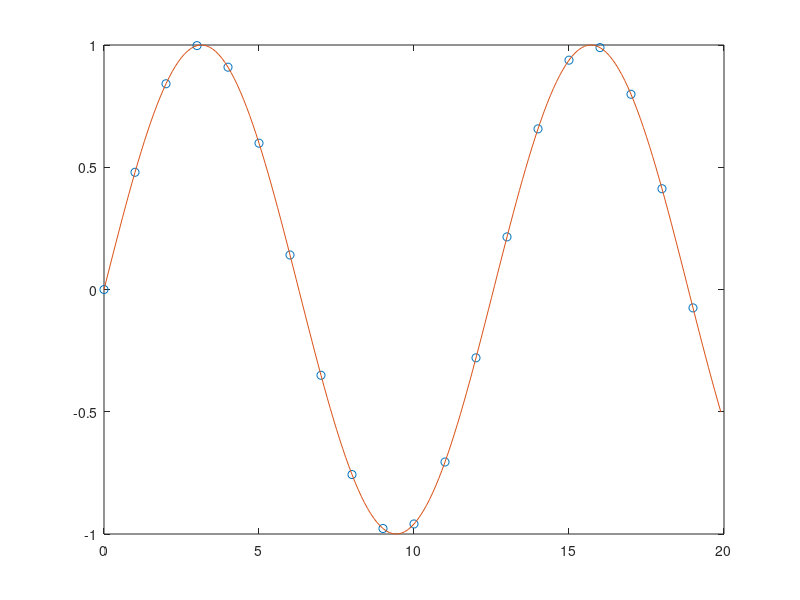

Recreate this plot in MATLAB. (Note: this script raises an error after producing the figure.)
clc; clear all; clear time_plot; clear fft_plot; clear functions;

% Specify plot parameters
txtsize=10;
ltxtsize=9;
pwidth=4;
pheight=4;
pxoffset=0.65;
pyoffset=0.5;
markersize=5;
inc=20;
start = 1;
bits=3;
mult = 10;

Fs1 = 10*2*pi;
% Create data streams
tanalog = 0:1/(Fs1*mult):100-(1/(Fs1*mult));   % Time index vector
tdigital = 0:1/(Fs1):100-(1/Fs1); 
sin_analog = sin(5*tanalog*2*pi);         % Generation of sinusoidal signal
sin_digital = sin(5*tdigital*2*pi);  
sin_quantized = (floor(sin_analog*(2^bits)))/(2^bits);
sin_sample = downsample(sin_quantized, mult);
sin_time_sample = zeros(1,length(tdigital));

for i = 0:length(sin_sample)-1;
    for j = 1:mult
        sin_time_sample(i*mult + j) = sin_sample(i+1);
    end
end

figure(1);
plot(tdigital(1:inc)*Fs1, sin_digital(1:inc), 'o', ...
    tanalog(1:inc*mult)*Fs1, sin_analog(1:inc*mult));
time_plot(1, inc, txtsize, ltxtsize, pwidth, pheight, pxoffset, pyoffset, ...
    markersize, {'Analog', 'Sinusoidal Signal : Time domain'});

figure(2);
plot(tanalog(1:inc*mult)*Fs1, sin_quantized(1:inc*mult), ...
    tdigital(1:inc)*Fs1, sin_sample(1:inc), 'o');
time_plot(1, inc, txtsize, ltxtsize, pwidth, pheight, pxoffset, pyoffset, ...
    markersize, {'Quanitized', 'Sinusoidal Signal : Time domain'});

figure(3);
stairs(tdigital(1:inc)*Fs1, sin_sample(1:inc), '-o');
time_plot(1, inc, txtsize, ltxtsize, pwidth, pheight, pxoffset, pyoffset, ...
    markersize, {'Sampled', 'Sinusoidal Signal : Time domain'});

figure(4);
fft_plot(sin_time_sample, 1, mult, txtsize, ltxtsize, pwidth, pheight, ...
    pxoffset,  pyoffset, markersize, ...
    {'Sampled', 'Sinusoidal Signal : Fourier domain'}, '$f_s$');

% takes in of time domain vector, and provides
% output of FFT in dBFS (full scale)
function out = do_fft(in)
    L = length (in); % Window Length of FFT
    in_HannWnd = in' .* hanning(L ,'periodic');
    out = 20*(log10(abs(fftshift(fft(in_HannWnd,L))/(L/2))));
end
function out = do_fs(in)
   out = ((0:1:(length(in)-1))/(0.5*length(in))-1)/2;
end
function time_plot(x1, x2, txtsize, ltxtsize, pwidth, pheight, pxoffset, ...
    pyoffset, markersize, titlestr)
    persistent file;    
    xlabel('Discrete Time (n)');ylabel('Signal Amplitude');
    ylim([-1.5 1.5]);
    xlim([x1 x2]);
    save=1;
    if save
        if isempty(file)  || (file >= 5)
            file = 1;
        else
            file = file + 1;
        end
        SetPlotSize ([pxoffset pyoffset pwidth pheight],'inches','white');
        SetPlotFont ('Times', txtsize);
        set(gcf,'PaperPositionMode','auto');
        print(sprintf('ch2_dac_overview_time_%d', file),'-depsc');
    end
    title(titlestr);
end
function fft_plot(data, points, oversample, txtsize, ltxtsize, pwidth, pheight, pxoffset, ...
    pyoffset, markersize, titlestr, units)
    persistent file;
    fft_data = do_fft(data);
    fft_axis=do_fs(data)*oversample;
    [psor,lsor] = findpeaks(fft_data(int32(length(data)/2):length(data)), ...
        fft_axis(int32(length(data)/2):length(data)), ...
    'NPeaks', points, 'SortStr', 'descend');
    if mean(psor) > -23
        [M,I] = min(lsor);
        plot(fft_axis, fft_data, lsor(I), psor(I), 'o');
        xlabel('$\frac{f_s}{2}$','interpreter','latex');
        str = sprintf('%2.1fdB @ %.3f', psor(I), lsor(I));
        text(lsor(I)+.02,psor(I), ...
            strcat(str, '$\frac{f_s}{2}$'), ...
            'interpreter','latex');
    else
        plot(fft_axis, fft_data);
    end
    xlabel(strcat({'Frequency'}, {' '}, {units}), 'interpreter','latex');
    ylabel('Signal Amplitude (dB)');
    ylim([-200 0]);
    xlim([-0.5*oversample 0.5*oversample]);
    xticks(-oversample/2:.5:oversample/2);
    grid on;
    save=1;
    if save
        if isempty(file) ||  (file >= 5)
            file = 1;
        else
            file = file + 1;
        end
        SetPlotSize ([pxoffset pyoffset pwidth pheight],'inches','white');
        SetPlotFont ('Times', txtsize);
        set(gcf,'PaperPositionMode','auto');
        print(sprintf('ch2_dac_overview_fft_%d', file),'-depsc');
    end
    title(titlestr);
end